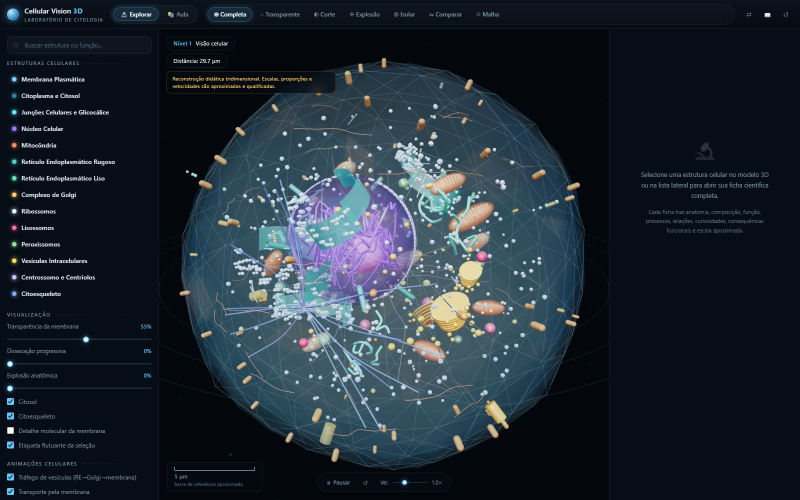
#> input picture docs/screenshots/01-visao-completa.png, 1600 x 1000 px (shown at 1/2 size); its folder holds only this picture in this run
$ python analyze_shots.py
#> lines starting #> are read from the running program, lines starting #| are printed output that depends on the picture
# =====================================================================
# analyze_shots.py — verifica que as capturas contêm renderização 3D real
# Para cada PNG: recorta a região central da viewport 3D, calcula
# luminância média, variância, número de cores distintas e a presença
# das cores-assinatura das organelas. Também mede a fração de pixels
# "vivos" (diferentes do fundo escuro) dentro da silhueta da célula.
# =====================================================================
import glob
import os
import sys
from collections import Counter

from PIL import Image

HERE = os.path.dirname(os.path.abspath(__file__))
# usa as capturas da documentação por padrão; aceita um diretório como argumento
SHOTS = sys.argv[1] if len(sys.argv) > 1 else os.path.join(HERE, '..', 'docs', 'screenshots')

# cores-assinatura (CIELAB não é necessário: comparação em RGB é suficiente)
SIGNATURES = {
    'membrana (azul)':    (0x7f, 0xd4, 0xff),
    'nucleo (violeta)':   (0x9b, 0x7b, 0xff),
    'mitocondria (laranja)': (0xff, 0x8a, 0x5c),
    'golgi (amarelo)':    (0xff, 0xd1, 0x66),
    're (turquesa)':      (0x4f, 0xd1, 0xc5),
    'lisossomo (rosa)':   (0xff, 0x6b, 0x9d),
    'cloroplasto (verde)': (0x4c, 0xaf, 0x50),
    'citoesqueleto (azul-claro)': (0x7e, 0xa8, 0xff),
}

def near(a, b, tol):
    return abs(a[0]-b[0]) <= tol and abs(a[1]-b[1]) <= tol and abs(a[2]-b[2]) <= tol

def analyze(path):
    im = Image.open(path).convert('RGB')
#> im is the input picture: PIL image 1600x1000 RGB; mean R, G, B 31.4, 41.7, 51.1
    W, H = im.size
#> W = 1600; H = 1000
    # região central da viewport (evita os painéis laterais e os overlays)
    x0, y0 = int(W*0.30), int(H*0.20)
#> x0 = 480; y0 = 200
    x1, y1 = int(W*0.70), int(H*0.74)
#> x1 = 1120; y1 = 740
    crop = im.crop((x0, y0, x1, y1))
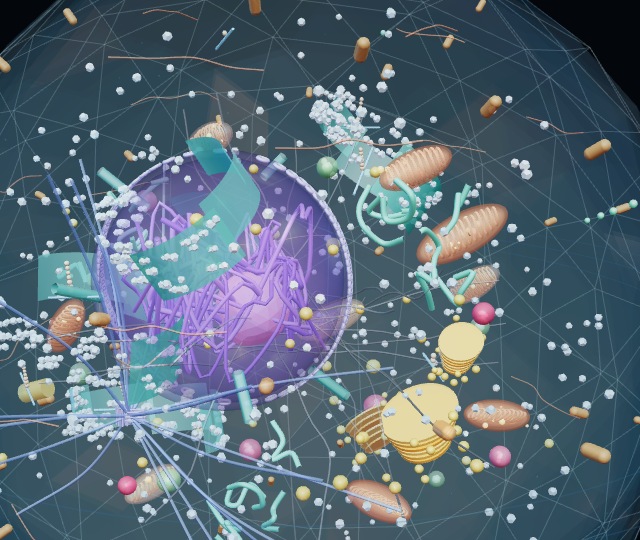
#> crop: PIL image 640x540 RGB; mean R, G, B 88.3, 106, 119.6
    px = list(crop.getdata())
#> px = 345600 items
    n = len(px)
#> n = 345600

    lum = [0.2126*r + 0.7152*g + 0.0722*b for (r, g, b) in px]
#> lum = 345600 items
    mean = sum(lum)/n
#> mean = 103.2
    var = sum((v-mean)**2 for v in lum)/n
#> var = 2422.5
    bright = sum(1 for v in lum if v > 26)/n       # pixels não-fundo
#> bright = 0.979
    very_bright = sum(1 for v in lum if v > 90)/n  # destaques / estruturas iluminadas
#> very_bright = 0.425
    colors = len(set(px))
#> colors = 81012

    counts = Counter()
    small = crop.resize((crop.width//3, crop.height//3))
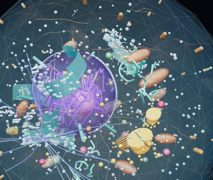
#> small: PIL image 213x180 RGB; mean R, G, B 88.3, 106, 119.6
    for p in small.getdata():
        if 0.2126*p[0] + 0.7152*p[1] + 0.0722*p[2] <= 22:
            continue
        for name, sig in SIGNATURES.items():
            if near(p, sig, 46):
                counts[name] += 1
                break
#> this loop made 38340 passes
#> p on passes 1 to 3: (3, 6, 10), (3, 6, 10), (3, 6, 10)
#> after the loop, counts = {'re (turquesa)': 1038, 'membrana (azul)': 211, 'golgi (amarelo)': 79, 'cloroplasto (verde)': 33, 'mitocondria (laranja)': 44, 'nucleo (violeta)': 820, 'lisossomo (rosa)': 30}

    return {
        'size': (W, H),
        'mean_lum': mean,
        'std_lum': var**0.5,
        'bright_frac': bright,
        'lit_frac': very_bright,
        'distinct_colors': colors,
        'signatures': counts.most_common(6),
    }

def main():
    files = sorted(glob.glob(os.path.join(SHOTS, '*.png')))
    if not files:
        print('Nenhuma captura encontrada em', SHOTS)
        return 1
    failures = []
    print(f"{'captura':30} {'lum':>6} {'desvio':>7} {'vivos':>7} {'acesos':>7} {'cores':>7}  assinaturas")
    print('-'*104)
    for f in files:
        a = analyze(f)
#> a = 7 items
        sig = ', '.join(f'{k}:{v}' for k, v in a['signatures'][:3]) or '—'
        print(f"{os.path.basename(f):30} {a['mean_lum']:6.1f} {a['std_lum']:7.1f} "
              f"{a['bright_frac']*100:6.1f}% {a['lit_frac']*100:6.1f}% {a['distinct_colors']:7d}  {sig}")
#| 01-visao-completa.png           103.2    49.2   97.9%   42.5%   81012  re (turquesa):1038, nucleo (violeta):820, membrana (azul):211
        name = os.path.basename(f)
        # critérios: a cena 3D precisa ter gradiente e detalhe suficientes
        if a['std_lum'] < 8:
            failures.append(f'{name}: cena sem variação de luminância (std={a["std_lum"]:.1f})')
        if a['bright_frac'] < 0.25:
            failures.append(f'{name}: poucos pixels ativos ({a["bright_frac"]*100:.1f}%)')
        if a['distinct_colors'] < 900:
            failures.append(f'{name}: poucas cores distintas ({a["distinct_colors"]})')
        if a['lit_frac'] < 0.004:
            failures.append(f'{name}: nenhuma estrutura iluminada ({a["lit_frac"]*100:.2f}%)')

    print()
    if failures:
        print('FALHAS:')
        for f in failures:
            print('  - ' + f)
        return 1
    print(f'OK: {len(files)} capturas com renderização 3D válida.')
    return 0

if __name__ == '__main__':
    sys.exit(main())
#> (the program exits here)

$ run again, on docs/screenshots/02-nucleo-selecionado.png
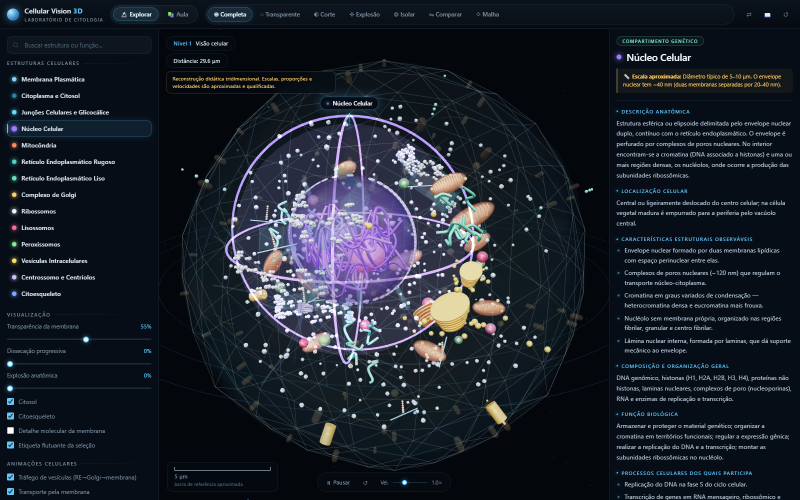
#> input picture docs/screenshots/02-nucleo-selecionado.png, 1600 x 1000 px (shown at 1/2 size)
#> in analyze, im is the input picture: PIL image 1600x1000 RGB; mean R, G, B 28.3, 33.7, 43.2
#> in analyze, `crop = im.crop((x0, y0, x1, y1))`:
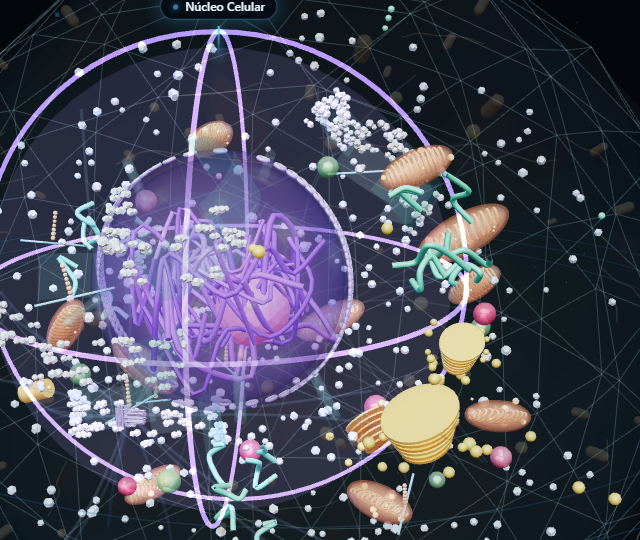
#> crop: PIL image 640x540 RGB; mean R, G, B 74, 75, 91.7
#> px = 345600 items
#> n = 345600
#> lum = 345600 items
#> mean = 75.98
#> var = 4280.7
#> bright = 0.696
#> very_bright = 0.3
#> colors = 78430
#> in analyze, `small = crop.resize((crop.width//3, crop.height//3))`:
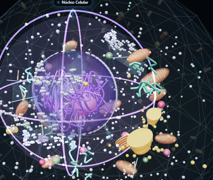
#> small: PIL image 213x180 RGB; mean R, G, B 74, 75, 91.6
#> the loop in analyze, `for p in small.getdata():` made 38340 passes
#> p on passes 1 to 3: (3, 6, 10), (3, 6, 10), (3, 6, 10)
#> after the loop in analyze, `for p in small.getdata():`: counts = {'re (turquesa)': 85, 'nucleo (violeta)': 1439, 'membrana (azul)': 83, 'golgi (amarelo)': 132, 'cloroplasto (verde)': 36, 'mitocondria (laranja)': 76, 'lisossomo (rosa)': 34}
#> a = 7 items
#| 02-nucleo-selecionado.png        76.0    65.4   69.6%   30.0%   78430  nucleo (violeta):1439, golgi (amarelo):132, re (turquesa):85
